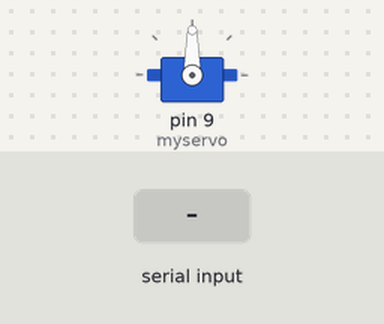
Recording of a sketch running on a simulated Arduino Uno, built with avr-gcc and run on an emulated ATmega328P. Parts: servo. The test bench sets the inputs (shaded band).

Above: at 1.2 s.
1.3 s: "0" received over Serial
At 1.9 s:
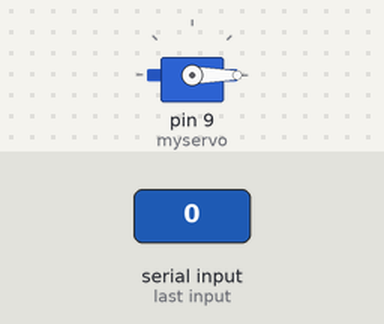
2.8 s: "2" received over Serial
At 3.1 s:
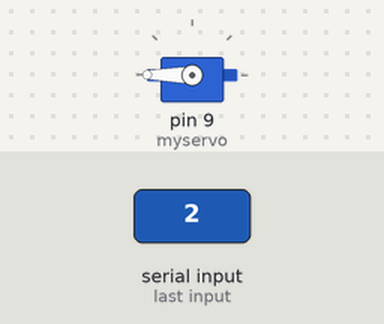
4.3 s: "1" received over Serial
At 5.4 s:
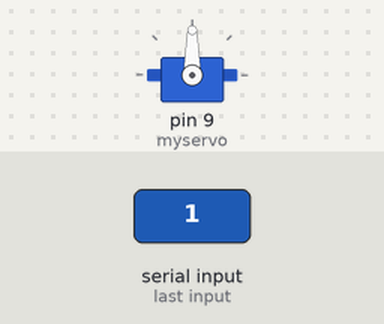
Timing chart, 0 to 7.3 s (numbered marks = the images above; inputs shaded):
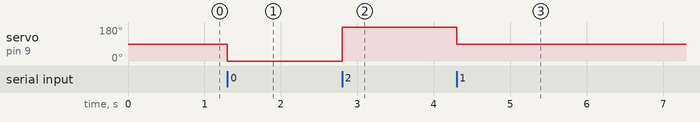

The sketch:

rasberry_arduino_command.ino
```cpp
#include<Servo.h>
  Servo myservo;

void setup(){

  myservo.attach(9);
  Serial.begin(9600);
  // put your setup code here, to run once:

}

void loop() {
  if (Serial.available()>0)
  {
    char command = Serial.read();

    if (command == '0')
    {
      myservo.write(0);
      Serial.println("");
    }
    else if (command == '1')
    {
      myservo.write(90);
      Serial.println("");

    }
    else if (command == '2')
    {
      myservo.write(180);
      Serial.println("");
    }
    else
    {
      Serial.println("Invaild Command");
    }
  }
  // put your main code here, to run repeatedly:

}
```

Measured:
- after the input at 1.3 s, servo on pin 9 (myservo): 90° → 0° at once
- after the input at 2.8 s, servo on pin 9 (myservo): 0° → 180° at once
- after the input at 4.3 s, servo on pin 9 (myservo): 180° → 90° at once
